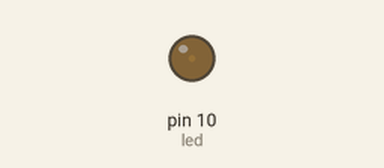
This sketch was run on a simulated Arduino Uno, built with avr-gcc and run on an emulated ATmega328P. On the bench: output pins drawn as LEDs (lit = HIGH).

Above: at 0.05 s.
At 1.15 s:
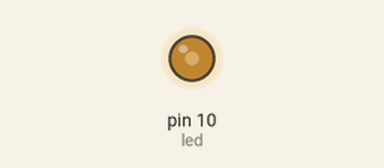
At 2.3 s:
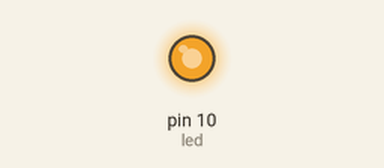
At 4.6 s:
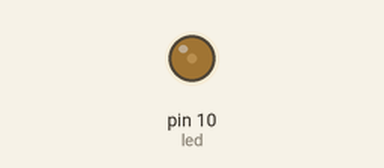
Timing chart, 0 to 6.7 s (numbered marks = the images above):
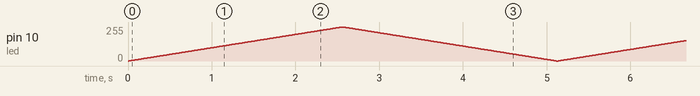

The sketch:

led_____.ino
```cpp
int led = 10;

void setup() {
  pinMode(led, OUTPUT);

}

void loop() {
  for(int i=0; i<256; i++){
    analogWrite(led, i);  // digitalWrite에서는 0 아니면 255 -> HIGH or LOW, 아날로그는 숫자를 지정할 수 있다.
    delay(10);}
  if(int i=256)
    {
      for(i=255; i>-1; i--){
    analogWrite(led, i);  // digitalWrite에서는 0 아니면 255 -> HIGH or LOW, 아날로그는 숫자를 지정할 수 있다.
    delay(10);}
    }
  }
```
